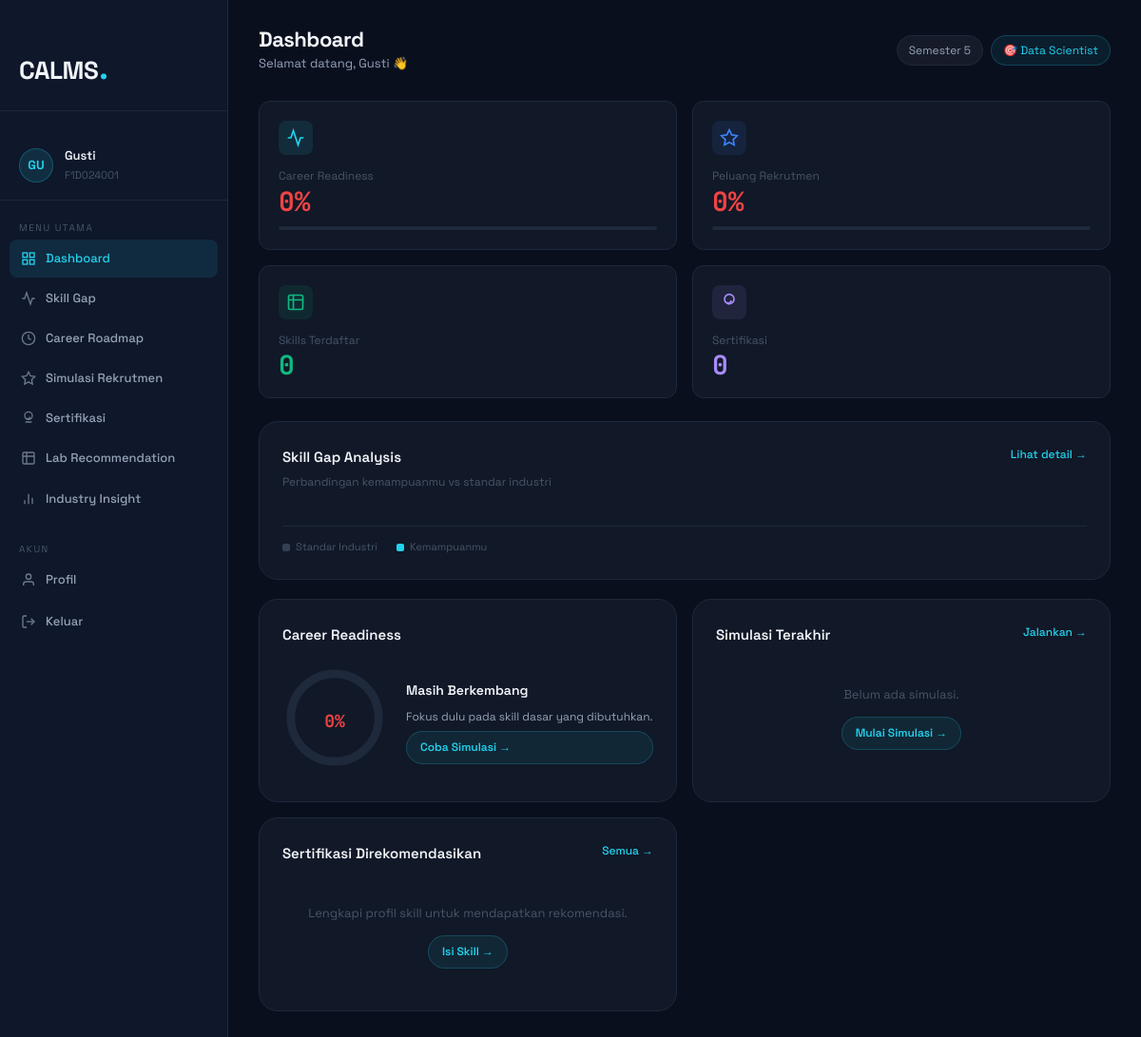
/dashboard.php (signed in), run on the app's committed database.
### tables this page shows
CREATE TABLE IF NOT EXISTS mahasiswa_profiles (
    id             INT AUTO_INCREMENT PRIMARY KEY,
    user_id        INT UNIQUE NOT NULL,
    nim            VARCHAR(20) UNIQUE NOT NULL,
    semester       INT DEFAULT 1,
    ipk            DECIMAL(3,2) DEFAULT 0.00,
    target_career  VARCHAR(100),
    bio            TEXT,
    linkedin_url   VARCHAR(500),
    github_url     VARCHAR(500),
    created_at     TIMESTAMP DEFAULT CURRENT_TIMESTAMP,
    updated_at     TIMESTAMP DEFAULT CURRENT_TIMESTAMP ON UPDATE CURRENT_TIMESTAMP,
    FOREIGN KEY (user_id) REFERENCES users(id) ON DELETE CASCADE
);

CREATE TABLE IF NOT EXISTS users (
    id         INT AUTO_INCREMENT PRIMARY KEY,
    fullname   VARCHAR(255) NOT NULL,
    email      VARCHAR(255) UNIQUE NOT NULL,
    password   VARCHAR(255) NOT NULL,
    role       ENUM('mahasiswa','dosen','admin') DEFAULT 'mahasiswa',
    is_active  TINYINT(1) DEFAULT 1,
    created_at TIMESTAMP DEFAULT CURRENT_TIMESTAMP
);

### includes/auth_guard.php (called while the page is built, shortened)
<?php
function getCurrentUser(): array {
    return [
        'id'       => $_SESSION['user_id']  ?? null,
        'fullname' => $_SESSION['fullname'] ?? '',
        'email'    => $_SESSION['email']    ?? '',
        'role'     => $_SESSION['role']     ?? '',
    ];
}

### dashboard.php (the view, shortened to what this page needs)
<?php
require_once 'includes/auth_guard.php';
$user = getCurrentUser();
$db = getDB();
$stmt = $db->prepare("SELECT mp.*, u.fullname, u.email
    FROM mahasiswa_profiles mp
    JOIN users u ON u.id = mp.user_id
    WHERE mp.user_id = ?");
$stmt->execute([$user['id']]);
$profile = $stmt->fetch();
$stmt = $db->prepare("
    SELECT s.skill_name, s.category, s.industry_level, ss.student_level,
           (s.industry_level - ss.student_level) AS gap
    FROM student_skills ss
    JOIN skills s ON s.id = ss.skill_id
    JOIN mahasiswa_profiles mp ON mp.id = ss.student_id
    WHERE mp.user_id = ?
    ORDER BY gap DESC
    LIMIT 5
");
$stmt->execute([$user['id']]);
$skills = $stmt->fetchAll();
$stmt = $db->prepare("
    SELECT s.probability_score, s.target_company, s.target_role, s.created_at
    FROM simulations s
    JOIN mahasiswa_profiles mp ON mp.id = s.student_id
    WHERE mp.user_id = ?
    ORDER BY s.created_at DESC
    LIMIT 1
");
$stmt->execute([$user['id']]);
$simulation = $stmt->fetch();
$stmt = $db->prepare("
    SELECT sc.cert_name, sc.provider, sc.tier, sc.score, sc.status
    FROM student_certifications sc
    JOIN mahasiswa_profiles mp ON mp.id = sc.student_id
    WHERE mp.user_id = ? AND sc.status = 'recommended'
    ORDER BY sc.tier ASC, sc.score DESC
    LIMIT 3
");
$stmt->execute([$user['id']]);
$certs = $stmt->fetchAll();
$totalReadiness = 0;
$readinessScore = count($skills) > 0 ? round($totalReadiness / count($skills)) : 0;
$probScore = $simulation ? round($simulation['probability_score'] * 100) : 0;
function readinessClass(int $score): string {
    return 'value--red';
}
function probClass(int $score): string {
    return 'sim-prob--red';
}
function ringClass(int $score): string {
    return 'ring--red';
}
$circumference = 2 * M_PI * 42;
$offset = $circumference - ($readinessScore / 100) * $circumference;
?>
<!DOCTYPE html>
<html lang="id">
<head>
    <link rel="stylesheet" href="style.css">
    <link rel="stylesheet" href="dashboard.css">
</head>
<body class="dashboard-body">
<?php $activePage = 'dashboard'; include 'includes/sidebar.php'; ?>
<main class="main-content">
    <div class="topbar">
        <div class="topbar-left">
            <div>
                <h1 class="page-title">Dashboard</h1>
                <p class="page-sub">Selamat datang, <?= htmlspecialchars(explode(' ', $user['fullname'])[0]) ?> 👋</p>
            </div>
        </div>
        <div class="topbar-right">
            <span class="semester-badge">Semester <?= $profile['semester'] ?? '-' ?></span>
            <?php if ($profile['target_career']): ?>
                <span class="career-badge">🎯 <?= htmlspecialchars($profile['target_career']) ?></span>
            <?php endif; ?>
        </div>
    </div>
    <div class="stat-grid">
        <div class="stat-card">
            <div class="stat-icon stat-icon--cyan">
                <svg width="20" height="20" fill="none" stroke="currentColor" stroke-width="2" viewBox="0 0 24 24"><polyline points="22 12 18 12 15 21 9 3 6 12 2 12"/></svg>
            </div>
            <div class="stat-body">
                <span class="stat-label">Career Readiness</span>
                <span class="stat-value <?= readinessClass($readinessScore) ?>"><?= $readinessScore ?>%</span>
            </div>
            <div class="stat-bar">
            </div>
        </div>
        <div class="stat-card">
            <div class="stat-icon stat-icon--blue">
                <svg width="20" height="20" fill="none" stroke="currentColor" stroke-width="2" viewBox="0 0 24 24"><polygon points="12 2 15.09 8.26 22 9.27 17 14.14 18.18 21.02 12 17.77 5.82 21.02 7 14.14 2 9.27 8.91 8.26 12 2"/></svg>
            </div>
            <div class="stat-body">
                <span class="stat-label">Peluang Rekrutmen</span>
                <span class="stat-value <?= probClass($probScore) === 'sim-prob--green' ? 'value--green' : (probClass($probScore) === 'sim-prob--amber' ? 'value--amber' : 'value--red') ?>"><?= $probScore ?>%</span>
            </div>
            <div class="stat-bar">
            </div>
        </div>
        <div class="stat-card">
            <div class="stat-icon stat-icon--green">
                <svg width="20" height="20" fill="none" stroke="currentColor" stroke-width="2" viewBox="0 0 24 24"><path d="M9 3H5a2 2 0 0 0-2 2v4m6-6h10a2 2 0 0 1 2 2v4M9 3v18m0 0h10a2 2 0 0 0 2-2V9M9 21H5a2 2 0 0 1-2-2V9m0 0h18"/></svg>
            </div>
            <div class="stat-body">
                <span class="stat-label">Skills Terdaftar</span>
                <span class="stat-value value--green"><?= count($skills) ?></span>
            </div>
        </div>
        <div class="stat-card">
            <div class="stat-icon stat-icon--purple">
                <svg width="20" height="20" fill="none" stroke="currentColor" stroke-width="2" viewBox="0 0 24 24"><circle cx="12" cy="8" r="6"/><path d="M9 12l2 2 4-4"/></svg>
            </div>
            <div class="stat-body">
                <span class="stat-label">Sertifikasi</span>
                <span class="stat-value value--purple"><?= count($certs) ?></span>
            </div>
        </div>
    </div>
    <div class="dashboard-grid">
        <div class="dash-panel panel-wide">
            <div class="panel-header">
                <div>
                    <h2 class="panel-title">Skill Gap Analysis</h2>
                    <p class="panel-sub">Perbandingan kemampuanmu vs standar industri</p>
                </div>
                <a href="skill_gap.php" class="panel-link">Lihat detail →</a>
            </div>
            <div class="legend">
                <span class="legend-item"><span class="legend-dot legend-dot--industry"></span> Standar Industri</span>
                <span class="legend-item"><span class="legend-dot legend-dot--student"></span> Kemampuanmu</span>
            </div>
        </div>
        <div class="dash-right">
            <div class="dash-panel">
                <div class="panel-header">
                    <h2 class="panel-title">Career Readiness</h2>
                </div>
                <div class="readiness-wrap">
                    <div class="readiness-ring">
                        <svg viewBox="0 0 100 100" width="110" height="110">
                            <circle cx="50" cy="50" r="42" fill="none" stroke="#1e293b" stroke-width="8"/>
                            <circle cx="50" cy="50" r="42" fill="none"
                                class="ring-progress <?= ringClass($readinessScore) ?>"
                                stroke-width="8"
                                stroke-dasharray="<?= round($circumference, 2) ?>"
                                stroke-dashoffset="<?= round($offset, 2) ?>"
                                stroke-linecap="round"
                                transform="rotate(-90 50 50)"/>
                        </svg>
                        <div class="ring-center">
                            <span class="<?= readinessClass($readinessScore) ?>"><?= $readinessScore ?>%</span>
                        </div>
                    </div>
                    <div class="readiness-info">
                        <?php
                        $rlabel = $readinessScore >= 70 ? 'Siap Kerja' : ($readinessScore >= 40 ? 'Perlu Peningkatan' : 'Masih Berkembang');
                        $rdesc  = $readinessScore >= 70 ? 'Kamu sudah cukup siap bersaing di industri!' : ($readinessScore >= 40 ? 'Tingkatkan beberapa skill kuncimu.' : 'Fokus dulu pada skill dasar yang dibutuhkan.');
                        ?>
                        <strong><?= $rlabel ?></strong>
                        <p><?= $rdesc ?></p>
                        <a href="simulation.php" class="btn-sm-cyan">Coba Simulasi →</a>
                    </div>
                </div>
            </div>
            <div class="dash-panel">
                <div class="panel-header">
                    <h2 class="panel-title">Simulasi Terakhir</h2>
                    <a href="simulation.php" class="panel-link">Jalankan →</a>
                </div>
                <?php if ($simulation): ?>
                <div class="sim-result">
                    <div class="sim-prob <?= probClass($probScore) ?>">
                        <?= $probScore ?>%
                    </div>
                    <div class="sim-detail">
                        <p><strong><?= htmlspecialchars($simulation['target_role'] ?? 'N/A') ?></strong></p>
                        <p class="muted-txt"><?= htmlspecialchars($simulation['target_company'] ?? 'N/A') ?></p>
                        <p class="muted-txt sim-date">
                            <?= date('d M Y', strtotime($simulation['created_at'])) ?>
                        </p>
                    </div>
                </div>
                <?php else: ?>
                <div class="empty-state">
                    <p>Belum ada simulasi.</p>
                    <a href="simulation.php" class="btn-sm-cyan">Mulai Simulasi →</a>
                </div>
                <?php endif; ?>
            </div>
            <div class="dash-panel">
                <div class="panel-header">
                    <h2 class="panel-title">Sertifikasi Direkomendasikan</h2>
                    <a href="certifications.php" class="panel-link">Semua →</a>
                </div>
                <?php if (!empty($certs)): ?>
                    <?php foreach ($certs as $i => $cert): ?>
                    <div class="cert-row">
                        <div class="cert-rank rank-<?= $i+1 ?>"><?= $i+1 ?></div>
                        <div class="cert-info">
                            <strong><?= htmlspecialchars($cert['cert_name']) ?></strong>
                            <?php $tierLabel = $cert['tier'] == 1 ? 'Internasional' : ($cert['tier'] == 2 ? 'BNSP' : 'Kursus'); ?>
                            <span><?= htmlspecialchars($cert['provider']) ?> · Tier <?= $cert['tier'] ?> — <?= $tierLabel ?></span>
                        </div>
                    </div>
                    <?php endforeach; ?>
                <?php else: ?>
                    <div class="empty-state">
                        <p>Lengkapi profil skill untuk mendapatkan rekomendasi.</p>
                        <a href="skill_gap.php" class="btn-sm-cyan">Isi Skill →</a>
                    </div>
                <?php endif; ?>
            </div>
        </div>
    </div>
</main>
</body>
</html>

### includes/sidebar.php (shortened to what this page needs)
<?php
$nav = [
    ['page' => 'dashboard',      'href' => 'dashboard.php',        'label' => 'Dashboard',          'icon' => '<rect x="3" y="3" width="7" height="7"/><rect x="14" y="3" width="7" height="7"/><rect x="3" y="14" width="7" height="7"/><rect x="14" y="14" width="7" height="7"/>'],
    ['page' => 'skill_gap',      'href' => 'skill_gap.php',        'label' => 'Skill Gap',           'icon' => '<polyline points="22 12 18 12 15 21 9 3 6 12 2 12"/>'],
    ['page' => 'roadmap',        'href' => 'career_roadmap.php',   'label' => 'Career Roadmap',      'icon' => '<circle cx="12" cy="12" r="10"/><polyline points="12 6 12 12 16 14"/>'],
    ['page' => 'simulation',     'href' => 'simulation.php',       'label' => 'Simulasi Rekrutmen',  'icon' => '<polygon points="12 2 15.09 8.26 22 9.27 17 14.14 18.18 21.02 12 17.77 5.82 21.02 7 14.14 2 9.27 8.91 8.26 12 2"/>'],
    ['page' => 'certifications', 'href' => 'certifications.php',   'label' => 'Sertifikasi',         'icon' => '<circle cx="12" cy="8" r="6"/><path d="M9 12l2 2 4-4m-8 8h10"/>'],
    ['page' => 'lab',            'href' => 'lab_recommendation.php','label' => 'Lab Recommendation', 'icon' => '<path d="M9 3H5a2 2 0 0 0-2 2v4m6-6h10a2 2 0 0 1 2 2v4M9 3v18m0 0h10a2 2 0 0 0 2-2V9M9 21H5a2 2 0 0 1-2-2V9m0 0h18"/>'],
    ['page' => 'industry',       'href' => 'industry_insight.php', 'label' => 'Industry Insight',    'icon' => '<line x1="18" y1="20" x2="18" y2="10"/><line x1="12" y1="20" x2="12" y2="4"/><line x1="6" y1="20" x2="6" y2="14"/>'],
];
?>
<aside class="sidebar" id="sidebar">
    <div class="sidebar-brand">
        <span class="logo-text">CALMS</span><span class="logo-dot">.</span>
    </div>
    <div class="sidebar-user">
        <div class="user-avatar"><?= strtoupper(substr($user['fullname'] ?? 'U', 0, 2)) ?></div>
        <div class="user-info">
            <strong><?= htmlspecialchars(explode(' ', $user['fullname'] ?? 'User')[0]) ?></strong>
            <span><?= htmlspecialchars($profile['nim'] ?? '-') ?></span>
        </div>
    </div>
    <nav class="sidebar-nav">
        <div class="nav-group-label">Menu Utama</div>
        <?php foreach ($nav as $item): ?>
        <a href="<?= $item['href'] ?>" <?= $activePage === $item['page'] ? 'class="active"' : '' ?>>
            <svg width="16" height="16" fill="none" stroke="currentColor" stroke-width="2" viewBox="0 0 24 24">
                <?= $item['icon'] ?>
            </svg>
            <?= $item['label'] ?>
        </a>
        <?php endforeach; ?>
        <div class="nav-group-label nav-group-label--mt">Akun</div>
        <a href="profile.php" <?= $activePage === 'profile' ? 'class="active"' : '' ?>>
            <svg width="16" height="16" fill="none" stroke="currentColor" stroke-width="2" viewBox="0 0 24 24"><path d="M20 21v-2a4 4 0 0 0-4-4H8a4 4 0 0 0-4 4v2"/><circle cx="12" cy="7" r="4"/></svg>
            Profil
        </a>
        <a href="logout.php" class="nav-logout">
            <svg width="16" height="16" fill="none" stroke="currentColor" stroke-width="2" viewBox="0 0 24 24"><path d="M9 21H5a2 2 0 0 1-2-2V5a2 2 0 0 1 2-2h4"/><polyline points="16 17 21 12 16 7"/><line x1="21" y1="12" x2="9" y2="12"/></svg>
            Keluar
        </a>
    </nav>
</aside>

### data on the page
mahasiswa_profiles: user.fullname "GU", user.fullname "Gusti", nim "F1D024001", semester "5", target_career "Data Scientist"

### other printed values
$item['label'] "Dashboard"
$item['label'] "Skill Gap"
$item['label'] "Career Roadmap"
$item['label'] "Simulasi Rekrutmen"
$item['label'] "Sertifikasi"
$item['label'] "Lab Recommendation"
$item['label'] "Industry Insight"
$readinessScore "0"
$probScore "0"
count($skills) "0"
count($certs) "0"
$rlabel "Masih Berkembang"
$rdesc "Fokus dulu pada skill dasar yang dibutuhkan."
